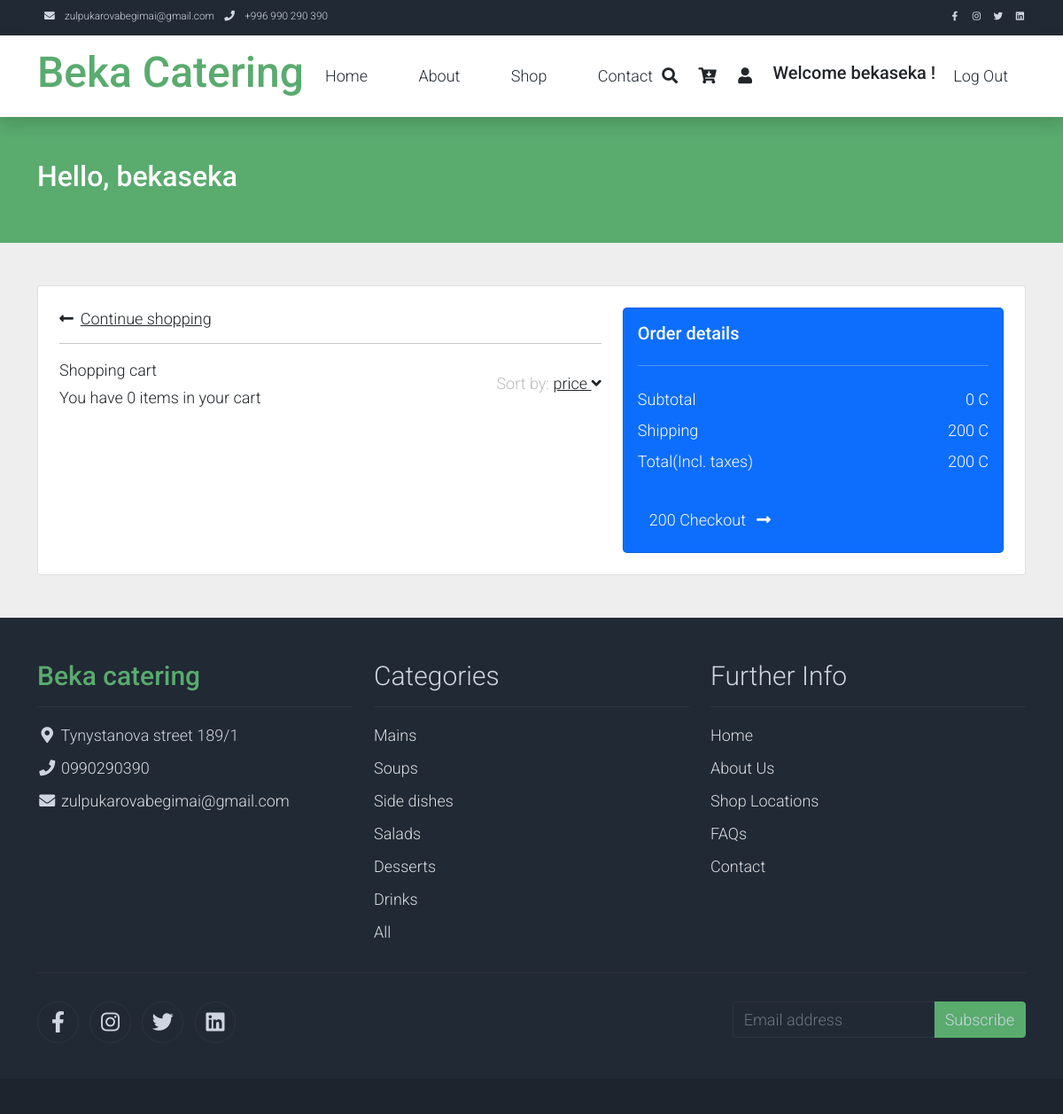
The app's page /view-cart (signed in), older data.
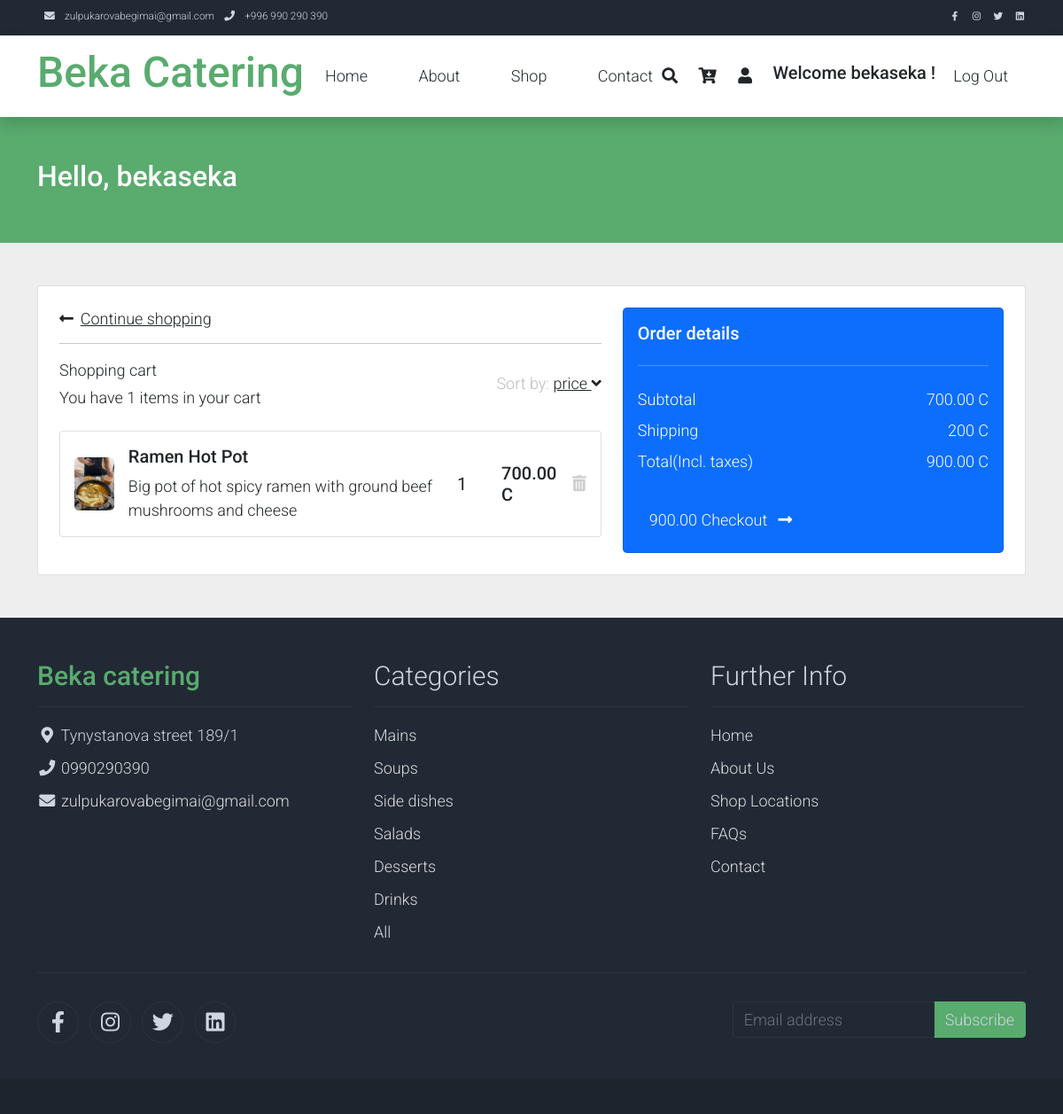
The same page, newer data.
### user/models.py (models this page shows, shortened)
class CartItem(models.Model):
    product = models.ForeignKey(Product, on_delete=models.CASCADE)
    quantity = models.PositiveIntegerField(default=1, validators=[MinValueValidator(0), MaxValueValidator(30)])
    cart = models.ForeignKey(Cart, on_delete=models.CASCADE, related_name='items')
    created_at = models.DateTimeField(default=datetime.now)
    updated_at = models.DateTimeField(default=datetime.now)
    total_price = models.DecimalField(default=0, max_digits=10, decimal_places=2)

### main/models.py (models this page shows)
class Product(models.Model):
    name = models.CharField(max_length=255)
    price = models.DecimalField(max_digits=10, decimal_places=2)
    ALL = 'AL'
    MAINS = 'MA'
    SOUPS = 'SO'
    SIDES = 'SI'
    DESSERTS = 'DE'
    SALADS = 'SA'
    DRINKS = 'DR'
    CATEGORY_CHOICES = [
        (ALL, 'All'),
        (MAINS, 'Mains'),
        (SOUPS, 'Soups'),
        (SIDES, 'Sides'),
        (DESSERTS, 'Desserts'),
        (DRINKS, 'Drinks'),
        (SALADS, 'Salads'),
    ]
    category = models.CharField(
        max_length=2,
        choices=CATEGORY_CHOICES,
        default=MAINS,
    )
    VEGE = 'VEGE'
    VEGA = 'VEGA'
    MEAT = 'MEAT'
    TYPE_CHOICES = [
        (VEGE, 'Vegetarian'),
        (VEGA, 'Vegan'),
        (MEAT, 'Meat'),
    ]
    type = models.CharField(max_length=5, choices=TYPE_CHOICES, default=MEAT)
    hot = models.IntegerField(default=0, validators=[MinValueValidator(0), MaxValueValidator(5)])
    description = models.TextField(default='Description: ')
    image = models.ImageField(default='', upload_to='static/assets/img/products')
    size = models.IntegerField(default=0, validators=[MinValueValidator(1), MaxValueValidator(10)])
    rating = models.IntegerField(default=0, validators=[MinValueValidator(1), MaxValueValidator(5)])
    comments = models.IntegerField(default=0)

### user/views.py (the view)
# urls.py: path('view-cart', views.view_cart, name='view_cart'),
def view_cart(request):
    cart_items = CartItem.objects.filter(cart__user=request.user.id)
    total = 0
    for item in cart_items:
        total += item.total_price
    delivery = 200
    subtotal = total + delivery
    context = {'cart_items': cart_items, 'total':str(total), 'subtotal':str(subtotal), 'delivery':str(delivery)}
    return render(request, 'user/cart.html', context)

### user/templates/user/cart.html (shortened to what the changed rows need)
{% extends "main/base.html" %}
{% block content %}
    {% load static %}
<section class="bg-success py-5">
        <div class="container">
                <div class="col-md-8 text-white">
                    <h2>Hello, {{ user.username }}</h2>
                </div>
        </div>
    </section>
                <section class="h-100 h-custom" style="background-color: #eee;">
                  <div class="container py-5 h-100">
                    <div class="row d-flex justify-content-center align-items-center h-100">
                      <div class="col">
                        <div class="card">
                          <div class="card-body p-4">
                            <div class="row">
                              <div class="col-lg-7">
                                <div class="d-flex justify-content-between align-items-center mb-4">
                                  <div>
                                    <p class="mb-1">Shopping cart</p>
                                    <p class="mb-0">You have {{ cart_items|length }} items in your cart</p>
                                  </div>
                                </div>
                                {% for item in cart_items %}
                                   <div class="card mb-3 mb-lg-0">
                                  <div class="card-body">
                                    <div class="d-flex justify-content-between">
                                      <div class="d-flex flex-row align-items-center">
                                        <div>
                                          <img
                                            src={{ item.product.image.url}}
                                            class="img-fluid rounded-3" alt="Shopping item" style="width: 65px;">
                                        </div>
                                        <div class="ms-3">
                                          <h5>{{ item.product.name }}</h5>
                                          <p class="small mb-0">{{ item.product.description}}</p>
                                        </div>
                                      </div>
                                      <div class="d-flex flex-row align-items-center">
                                        <div style="width: 50px;">
                                          <h5 class="fw-normal mb-0">{{ item.quantity }}</h5>
                                        </div>
                                        <div style="width: 80px;">
                                          <h5 class="mb-0">{{ item.product.price}} C</h5>
                                        </div>
                                        <a href="{% url 'remove_from_cart' item.product.id %}" style="color: #cecece;"><i class="fas fa-trash-alt"></i></a>
                                      </div>
                                    </div>
                                  </div>
                                </div>
                                {% endfor %}
                              </div>
                              <div class="col-lg-5">
                                <div class="card bg-primary text-white rounded-3">
                                  <div class="card-body">
                                    <div class="d-flex justify-content-between">
                                      <p class="mb-2">Subtotal</p>
                                      <p class="mb-2">{{total}} C</p>
                                    </div>
                                    <div class="d-flex justify-content-between mb-4">
                                      <p class="mb-2">Total(Incl. taxes)</p>
                                      <p class="mb-2"> {{subtotal}} C</p>
                                    </div>
                                       <a href="{% url 'order' subtotal %}" class="btn btn-primary">
                                         <span>{{subtotal}} Checkout  </span>
                                        <span> <i class="fas fa-long-arrow-alt-right ms-2"></i></span>
                                       </a>
                                  </div>
                                </div>
                              </div>
                            </div>
                          </div>
                        </div>
                      </div>
                    </div>
                  </div>
                </section>
{% endblock %}

Row changes from the older to the newer data that the page shows:
added CartItem: product.image (picture), product.name "Ramen Hot Pot", product.description "Big pot of hot spicy ramen with ground beef mushrooms and cheese", quantity "1", product.price "700.00"
Text that changed along with them:
{{ cart_items|length }}: "0" → "1"
{{ total }}: "0" → "700.00"
{{ subtotal }}: "200" → "900.00"
